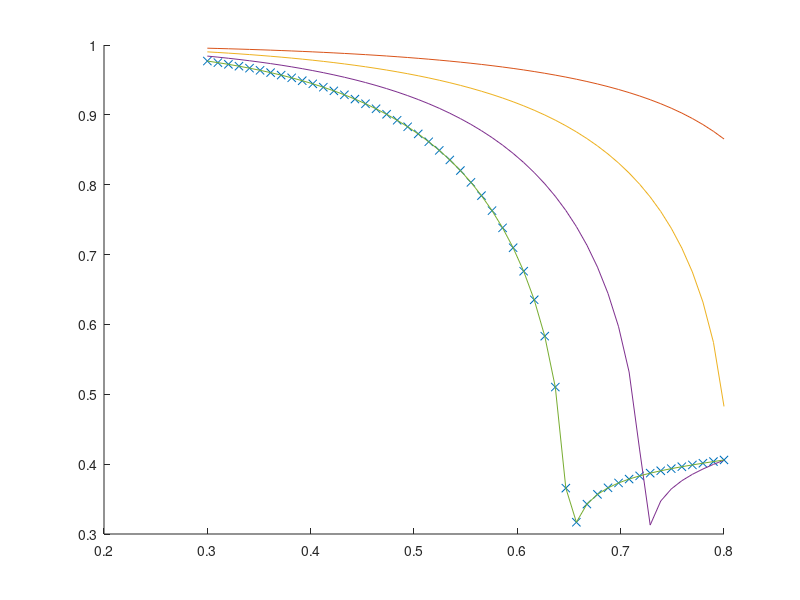

The MATLAB script that drew this image:
% Fcoef Test 
close all
clear 

TcIn = 20;
TcOut = 30;
ThIn = 60;
ThOut = 55;

T1 = TcIn;
T2 = TcOut;
t1 = ThIn;
t2 = ThOut;

% R = (T1 - T2)/(t2-t1);
% P = (t2 - t1)/(T1 - t1);
R8 = 0.8;
R = linspace(0.2,0.8,4);
P = linspace(0.3,0.8,50);

FP = ((R8^2+1)^0.5).*log((1-P)./(1-R8*P))./((R8-1).*log(((1-P)+(1-R8*P)+P.*((R8^2+1)^0.5))./((1-P)+(1-R8*P)-P.*((R8^2+1).^0.5))));

F = zeros(length(R),length(P));

for r = 1:length(R)
    F(r,:) = ((R(r)^2+1)^0.5).*log((1-P)./(1-R(r)*P))./((R(r)-1).*log(((1-P)+(1-R(r)*P)+P.*((R(r)^2+1)^0.5))./((1-P)+(1-R(r)*P)-P.*((R(r)^2+1).^0.5))));
end

figure
hold on 
plot(P,FP,'x')
plot(P,F)
hold off
